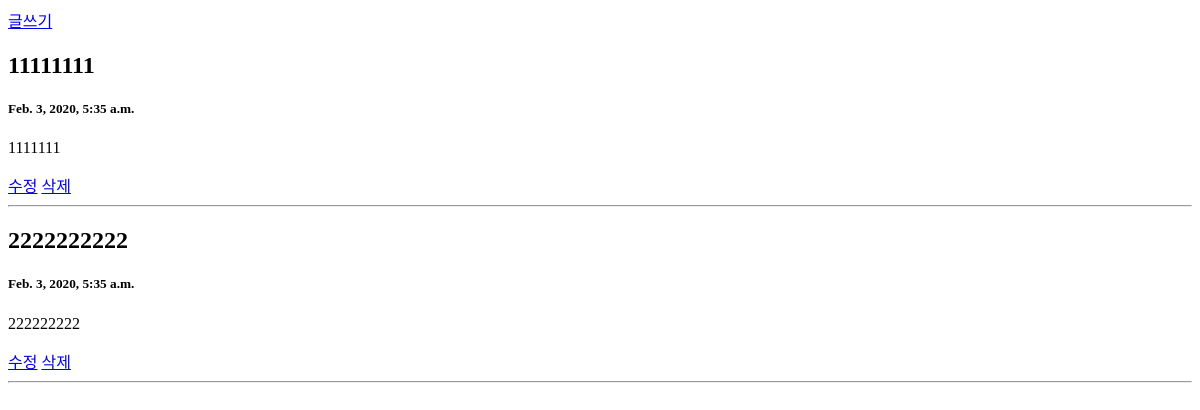
Page /funccrud/ on the earlier database version.
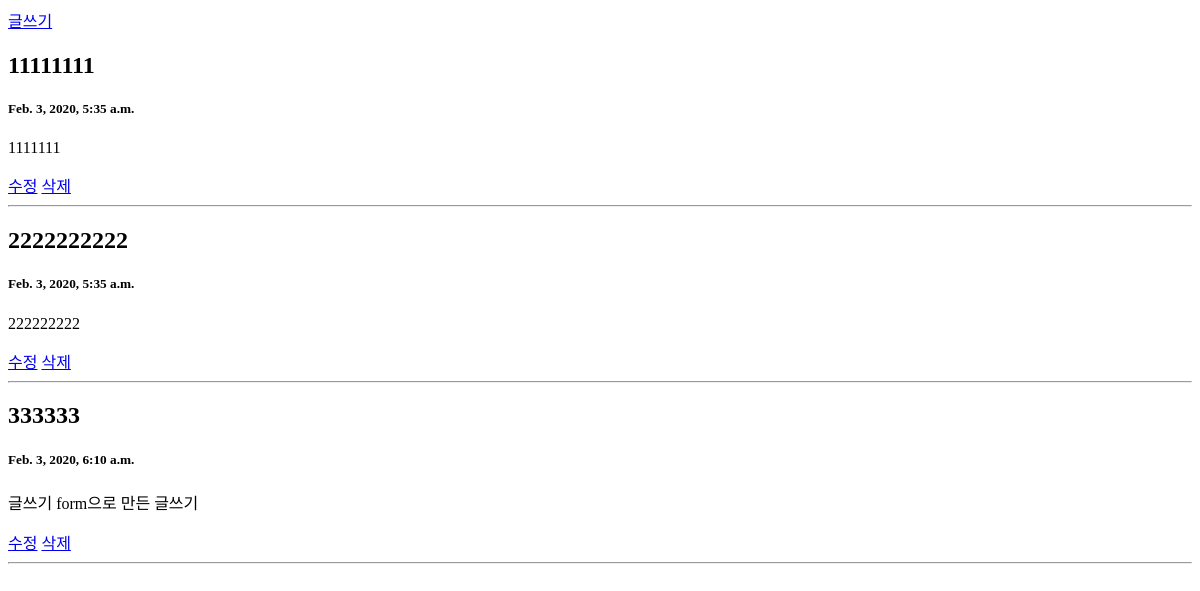
Same page on the later database version.
### functioncrud/models.py (models this page shows, shortened)
class Blog(models.Model):
    title = models.CharField(max_length=100)
    pub_date = models.DateTimeField('date published')
    body = models.TextField()

### functioncrud/views.py (the view)
# urls.py: path('', views.read, name="home"),
def read(request):
    blogs = Blog.objects.all()
    return render(request, 'funccrud.html', {'blogs':blogs})

### functioncrud/templates/funccrud.html (shortened to what this page needs)
<!DOCTYPE html>
<html lang="ko">
<head>
</head>
<body>
    <a href="{% url  'newblog' %}">글쓰기 </a>
    {% for blog in blogs %}
    <h2>{{ blog.title }}</h2>
    <h5>{{ blog.pub_date}}</h5>
    <p>{{ blog.body }}</p>
    <a href="{% url 'update' blog.id %}">수정</a>
    <a href="{% url 'delete' blog.id %}">삭제</a>
    <hr>
    {% endfor %}
</body>
</html>

Differences in the rows shown:
added Blog: title "333333", pub_date "Feb. 3, 2020, 6:10 a.m.", body "글쓰기 form으로 만든 글쓰기"
